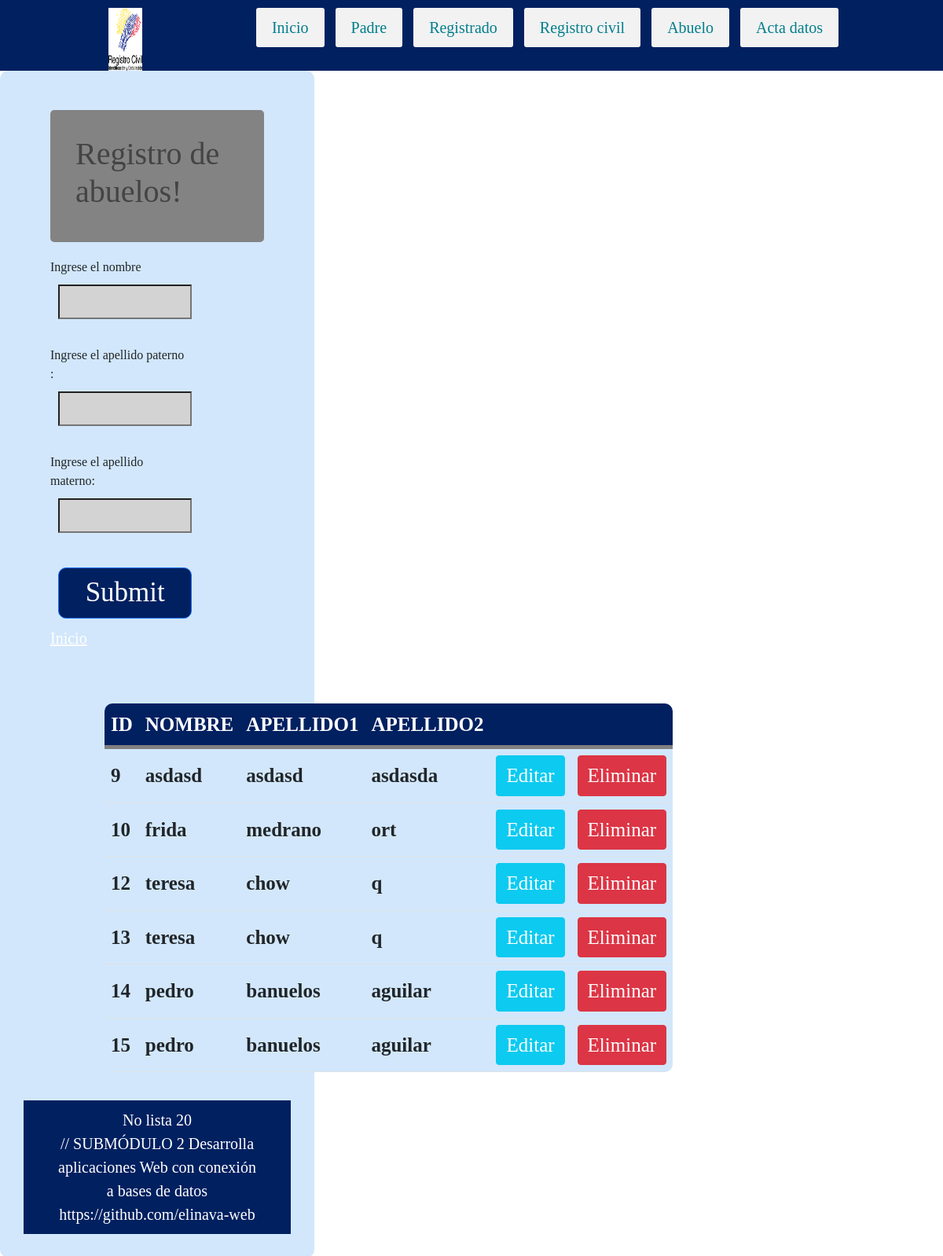
The page /abuelo.php on the database its author committed.
### tables this page shows
CREATE TABLE `abuelo` (
  `id` int(11) NOT NULL,
  `nombre` varchar(50) NOT NULL,
  `apellido1` varchar(50) NOT NULL,
  `apellido2` varchar(50) NOT NULL
);

### abuelo.php (the view, shortened to what this page needs)
<?php
    include("con_db.php");
    $sql="SELECT *  FROM abuelo";
    $query=mysqli_query($con,$sql);
?>
<!DOCTYPE html>
<html lang="en">
<head>
        <link href="estilos.css" rel="stylesheet">
        <link href="https://cdn.jsdelivr.net/npm/bootstrap@5.0.0-beta1/dist/css/bootstrap.min.css" rel="stylesheet">
        <link rel="stylesheet" type="text/css" href="../estilo_form.css">
</head>
<body>
<header>
		<div class="wrapp">
			<div class="logo">
				<a href="#"><img src="img/logo4.png" alt="FalconMasters"></a>
			</div>
			<nav>
                <ul>
                    <li><a href="index.php">Inicio</a></li>
					<li><a href="padre.php">Padre</a></li>
					<li><a href="registrado.php">Registrado</a></li>
					<li><a href="registro_civil.php">Registro civil</a></li>
					<li><a href="abuelo.php">Abuelo</a></li>
					<li><a href="acta_datos.php">Acta datos</a></li>
                </ul>
			</nav>
		</div>
	</header>
	<form method="POST">
		<section class="main">
			<div class="row">
				<div class="col">
					<div class="wrapp">
						<div class="mensaje">
							<h1>Registro de abuelos! </h1>
						</div>
						<div class="articulo">
							<article>
							<TD>Ingrese el nombre </TD>
							<TD> <INPUT TYPE="text" NAME="nombre" SIZE=50 MAXLENGTH=50> <br><br>
							<TD>Ingrese el apellido paterno :</TD>
							<TD> <INPUT TYPE="text" NAME="apellido1" SIZE=50 MAXLENGTH=50> <br><br>
							<TD>Ingrese el apellido  materno:</TD>
							<TD> <INPUT TYPE="text" NAME="apellido2" SIZE=50 MAXLENGTH=50> <br><br>
							<input type="submit" class="btn btn-primary" name="submit">
							<a href="/proyecto_hernandez_registrocivil/index.php">Inicio</a>
						</div>
					</div>
				</div>
				<div class="col">
					<div class="container mt-5">
						<div class="row">
							<div class="col-md-3">
							</div>
							<div class="col-md-8">
								<table class="table" >
									<thead class="table-success table-striped" >
										<tr>
											<th>id</th>
											<th>nombre</th>
											<th>apellido1</th>
											<th>apellido2</th>
											<th></th>
											<th></th>
										</tr>
									</thead>
									<tbody>
										<?php while($row=mysqli_fetch_array($query)){ ?>
											<tr>
												<th><?php  echo $row['id']?></th>
												<th><?php  echo $row['nombre']?></th>
												<th><?php  echo $row['apellido1']?></th>
												<th><?php  echo $row['apellido2']?></th>
												<th><a href="crud_abuelo/actualizar.php?id=<?php echo $row['id'] ?>" class="btn btn-info">Editar</a></th>
												<th><a href="crud_abuelo/delete.php?id=<?php echo $row['id'] ?>" class="btn btn-danger">Eliminar</a></th>
											</tr>
										<?php  }	?>
									</tbody>
								</table>
							</div>
						</div>
					</div>
				</div>
			</div>
		</section>
		<footer>
			<div class="wrapp">
				<p> No lista 20</p>
				<p> // SUBMÓDULO 2
					Desarrolla aplicaciones Web con conexión a bases de datos</p>
				<p>https://github.com/elinava-web </p>
			</div>
		</footer>
	</form>
</body>
</html>

### estilos.css (style rules this page uses)
* { webkit-box-sizing: border-box; -moz-box-sizing: border-box; box-sizing: border-box; margin:0px; padding:0px; }
body { background:#f2f2f2; color:rgb(56, 18, 192); font-family:Arial, helvetica, sans-serif; }
a { text-decoration: none; color:#6f49fa; }
.wrapp { max-width: 1000px; width:80%; margin:auto; overflow: hidden; }
header { width: 100%; height: 83px; padding:20px 0; background: rgb(204, 204, 204); overflow: hidden; }
.logo { width: 43px; float: left; }
.logo img { width:100%; vertical-align: top; }
nav { float: right; }
nav ul li { display: inline-block; margin:0px 5px; }
nav ul li a { display: block; background: #f2f2f2; color: #037E8C; padding:10px 20px; text-decoration: none; border-radius:3px; transition:all 300ms ease; }
.mensaje { background:#838383; padding:20px; color:#fff; margin:20px 0; border-radius:5px; }
.articulo { float: left; width: 70%; padding:0px 20px 20px 0px; }
footer { width: 100%; background:rgb(51, 51, 51); padding:20px 0; color:#fff; }
footer p { text-align:center; }

### estilo_form.css (style rules this page uses)
* { padding: 0; margin: 0; font-family: 'CupcakeSmile'; }
header { width: 100%; height: 90px; padding:10px 0; overflow: hidden; background-color: #002060; padding: 10px; }
.logo img { height: 80px; margin-left: 10px; }
h1 { padding: 12px; color: #444; font-size: 40px; }
form { background-color: #d2e7fb; border-radius: 10px; font-family: 'CupcakeSmile'; padding: 30px; width: 400px; padding-top: 30px; margin-bottom: 30px; }
input { font-size: 20px; background-color: lightgray; width: 100%; padding: 5px; font-family: 'CupcakeSmile'; margin: 10px; }
input[type='submit'] { padding: 5px; border-radius: 10px; font-size: 35px; width: 100%; background-color: #002060; color: white; font-family: 'CupcakeSmile'; cursor: pointer; }
.btn { cursor: pointer; font-size: 25px; color: white; font-family: 'CupcakeSmile'; }
th { font-weight: bold; font-size: 25px; vertical-align: middle; }
.table-success { --bs-table-bg: #002060; color: white; border-bottom: solid 5px gray; font-weight: normal; text-transform: uppercase; }
table { border-radius: 10px; overflow: hidden; background-color: #d2e7fb; }
footer { background-color: #002060; text-align: center; padding: 10px; margin-top: 20px; }
footer p,a { text-align:center; margin: 0; color: white; font-size: 20px; font-family: 'Exotc350'; }

### rows shown on the page
abuelo: id "9", nombre "asdasd", apellido1 "asdasd", apellido2 "asdasda"
abuelo: id "10", nombre "frida", apellido1 "medrano", apellido2 "ort"
abuelo: id "12", nombre "teresa", apellido1 "chow", apellido2 "q"
abuelo: id "13", nombre "teresa", apellido1 "chow", apellido2 "q"
abuelo: id "14", nombre "pedro", apellido1 "banuelos", apellido2 "aguilar"
abuelo: id "15", nombre "pedro", apellido1 "banuelos", apellido2 "aguilar"
